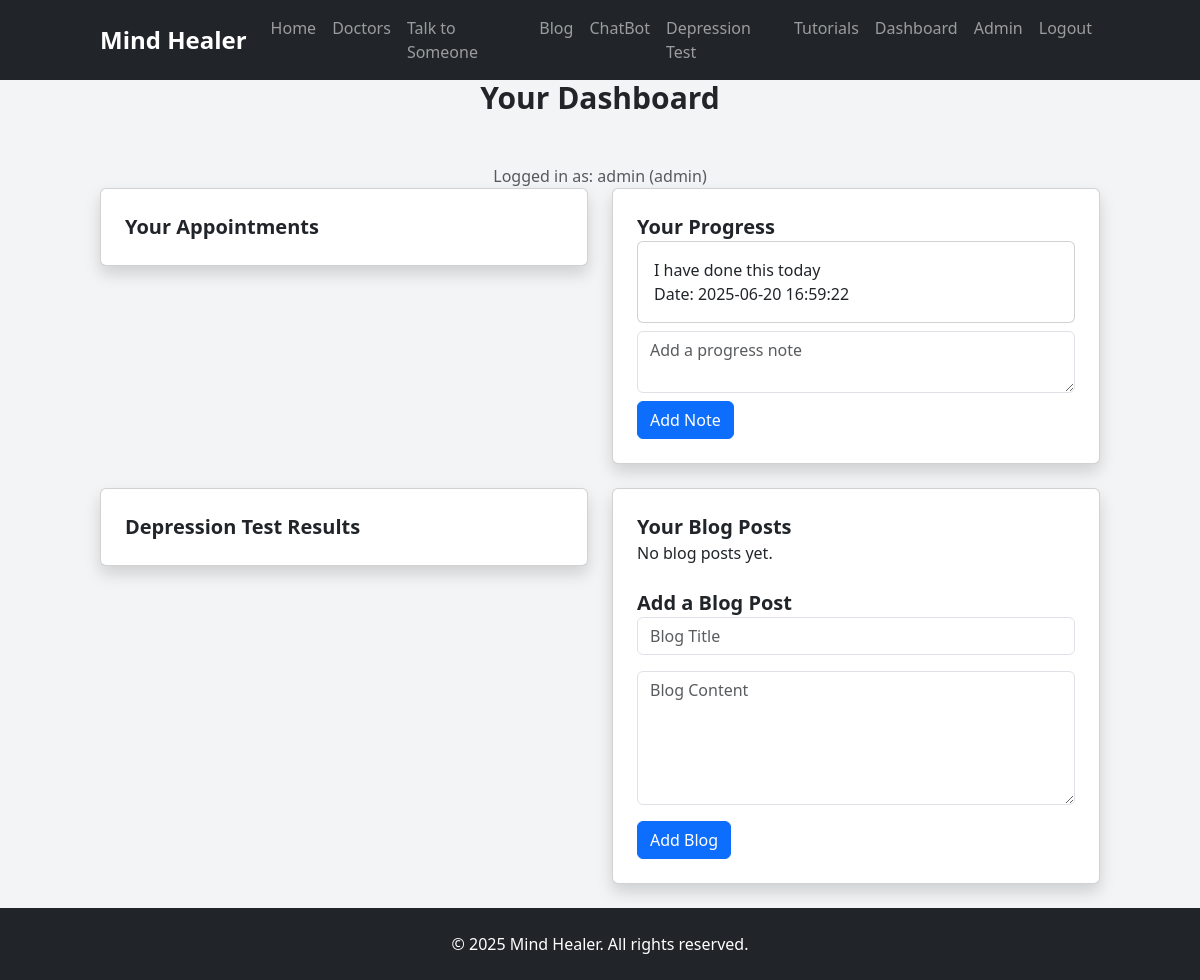
/dashboard.php (signed in), run on an earlier commit of the app's database.
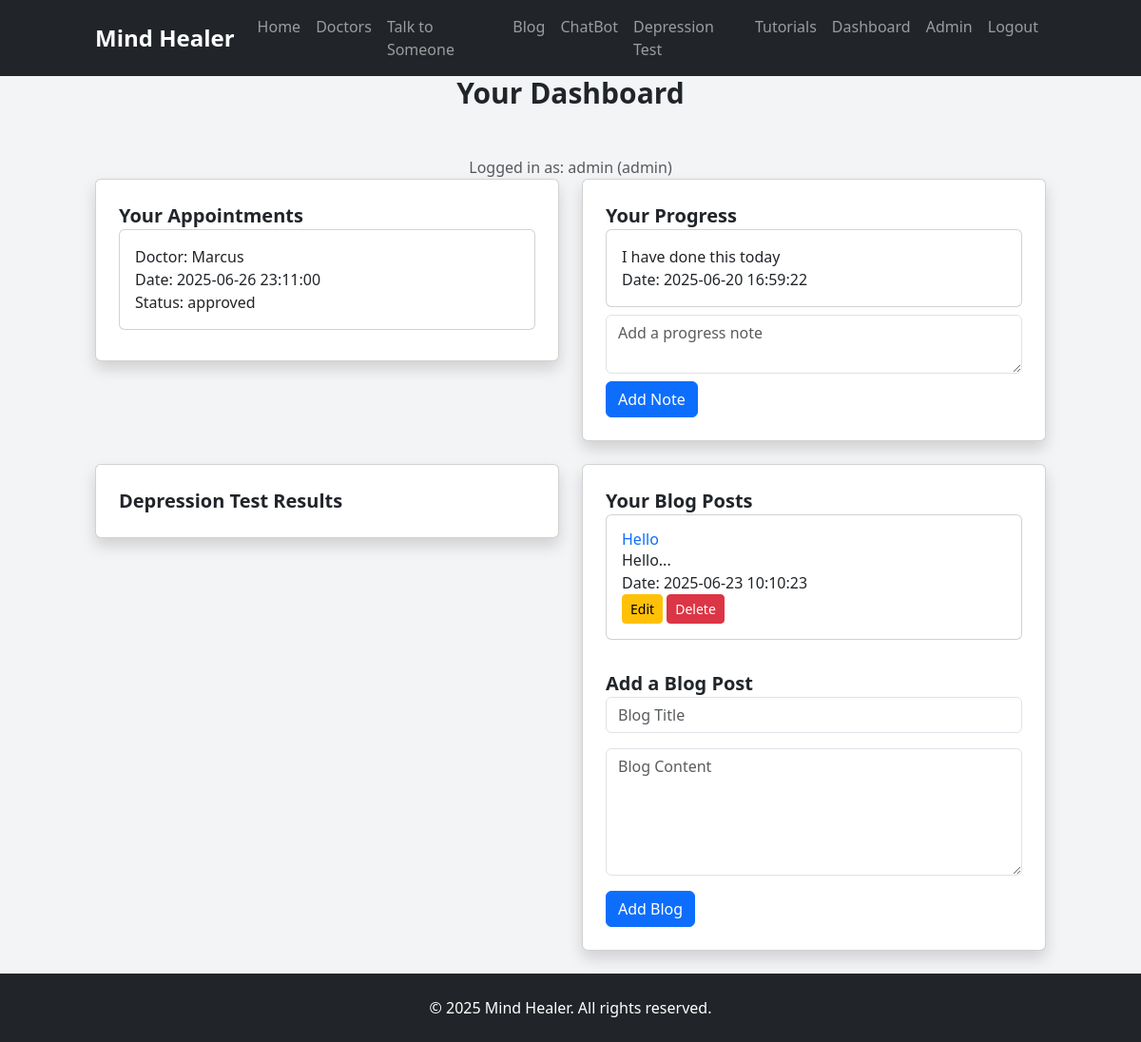
And on a later commit of the database.
### tables this page shows
CREATE TABLE `progress` (
  `id` int(11) NOT NULL,
  `user_id` int(11) NOT NULL,
  `note` text DEFAULT NULL,
  `created_at` timestamp NOT NULL DEFAULT current_timestamp()
);

CREATE TABLE `appointments` (
  `id` int(11) NOT NULL,
  `user_id` int(11) NOT NULL,
  `doctor_id` int(11) NOT NULL,
  `appointment_date` datetime NOT NULL,
  `status` enum('pending','approved','rejected') DEFAULT 'pending',
  `created_at` timestamp NOT NULL DEFAULT current_timestamp()
);

CREATE TABLE `doctors` (
  `id` int(11) NOT NULL,
  `user_id` int(11) NOT NULL,
  `name` varchar(100) NOT NULL,
  `specialization` varchar(100) NOT NULL,
  `image` varchar(255) DEFAULT NULL,
  `is_verified` tinyint(1) DEFAULT 0,
  `created_at` timestamp NOT NULL DEFAULT current_timestamp()
);

CREATE TABLE `blogs` (
  `id` int(11) NOT NULL,
  `user_id` int(11) NOT NULL,
  `title` varchar(255) NOT NULL,
  `content` text NOT NULL,
  `created_at` timestamp NOT NULL DEFAULT current_timestamp()
);

### dashboard.php (the view, shortened to what the changed rows need)
<?php
include 'includes/db_connect.php';
$appointments = $conn->query("SELECT a.id, a.appointment_date, a.status, d.name FROM appointments a JOIN doctors d ON a.doctor_id = d.id WHERE a.user_id = " . (int)$_SESSION['user_id']);
$progress = $conn->query("SELECT note, created_at FROM progress WHERE user_id = " . (int)$_SESSION['user_id']);
$blogs = $conn->query("SELECT id, title, content, created_at FROM blogs WHERE user_id = " . (int)$_SESSION['user_id']);
?>
<!DOCTYPE html>
<html lang="en">
<head>
    <link href="https://cdn.jsdelivr.net/npm/bootstrap@5.3.3/dist/css/bootstrap.min.css" rel="stylesheet">
    <link href="https://cdn.jsdelivr.net/npm/tailwindcss@2.2.19/dist/tailwind.min.css" rel="stylesheet">
    <link href="css/styles.css" rel="stylesheet">
</head>
<body class="bg-gray-100">
    <section class="full-screen">
        <div class="container">
            <h2 class="text-3xl font-bold text-center mb-5">Your Dashboard</h2>
            <div class="row">
                <div class="col-md-6 mb-4">
                    <div class="card shadow p-4">
                        <?php while ($appointment = $appointments->fetch_assoc()): ?>
                            <div class="card mb-2">
                                <div class="card-body">
                                    <p>Doctor: <?php echo htmlspecialchars($appointment['name']); ?></p>
                                    <p>Date: <?php echo htmlspecialchars($appointment['appointment_date']); ?></p>
                                    <p>Status: <?php echo htmlspecialchars($appointment['status']); ?></p>
                                </div>
                            </div>
                        <?php endwhile; ?>
                    </div>
                </div>
                <div class="col-md-6 mb-4">
                    <div class="card shadow p-4">
                        <?php while ($note = $progress->fetch_assoc()): ?>
                            <div class="card mb-2">
                                <div class="card-body">
                                    <p><?php echo htmlspecialchars($note['note']); ?></p>
                                    <p>Date: <?php echo htmlspecialchars($note['created_at']); ?></p>
                                </div>
                            </div>
                        <?php endwhile; ?>
                    </div>
                </div>
                <div class="col-md-6 mb-4">
                    <div class="card shadow p-4">
                        <h3 class="text-xl font-semibold">Your Blog Posts</h3>
                        <?php if ($blogs->num_rows === 0): ?>
                            <p>No blog posts yet.</p>
                        <?php else: ?>
                            <?php while ($blog = $blogs->fetch_assoc()): ?>
                                <div class="card mb-2 blog-card">
                                    <div class="card-body">
                                        <h4><a href="view_blog.php?id=<?php echo $blog['id']; ?>" class="text-primary"><?php echo htmlspecialchars($blog['title']); ?></a></h4>
                                        <p><?php echo htmlspecialchars(substr($blog['content'], 0, 100)); ?>...</p>
                                        <p>Date: <?php echo htmlspecialchars($blog['created_at']); ?></p>
                                        <a href="edit_blog.php?id=<?php echo $blog['id']; ?>" class="btn btn-sm btn-warning">Edit</a>
                                        <button type="button" class="btn btn-sm btn-danger delete-blog-btn" data-blog-id="<?php echo $blog['id']; ?>" data-blog-title="<?php echo htmlspecialchars($blog['title']); ?>">Delete</button>
                                    </div>
                                </div>
                            <?php endwhile; ?>
                        <?php endif; ?>
                        <h3 class="text-xl font-semibold mt-4">Add a Blog Post</h3>
                        <form action="add_blog.php" method="POST">
                            <div class="mb-3">
                            </div>
                            <div class="mb-3">
                            </div>
                            <button type="submit" class="btn btn-primary">Add Blog</button>
                        </form>
                    </div>
                </div>
            </div>
        </div>
    </section>
</body>
</html>

What changed in the data, as far as the page shows it:
added appointments: doctor.name "Marcus", appointment_date "2025-06-26 23:11:00", status "approved"
added blogs: title "Hello", content "Hello", created_at "2025-06-23 10:10:23"
Also different on the page:
text no longer shown: "No blog posts yet."
